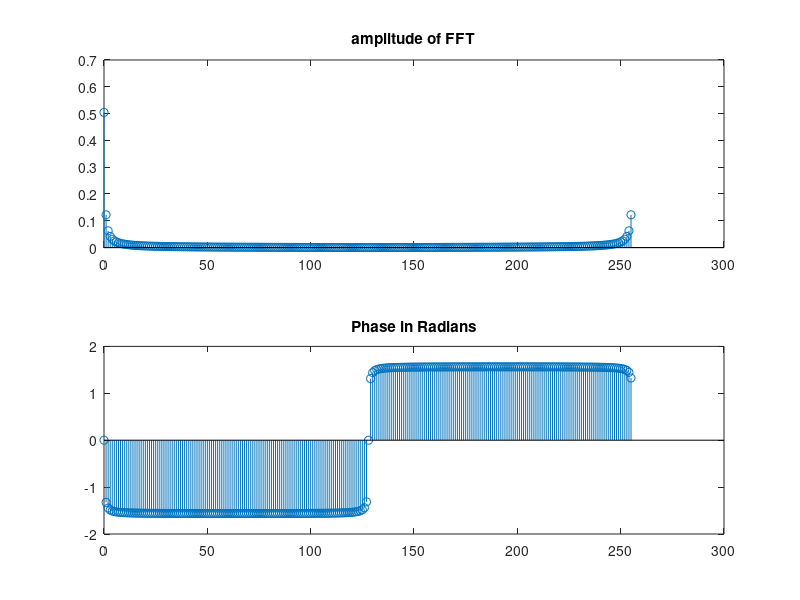
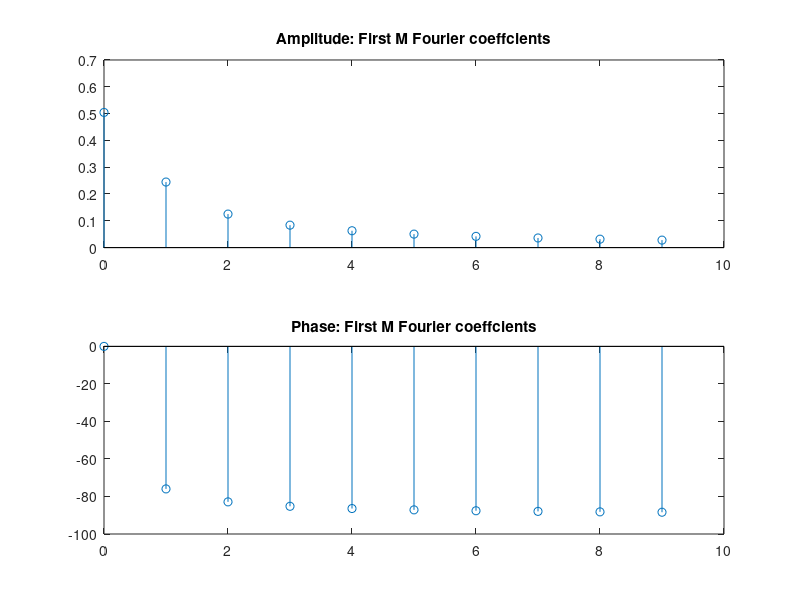
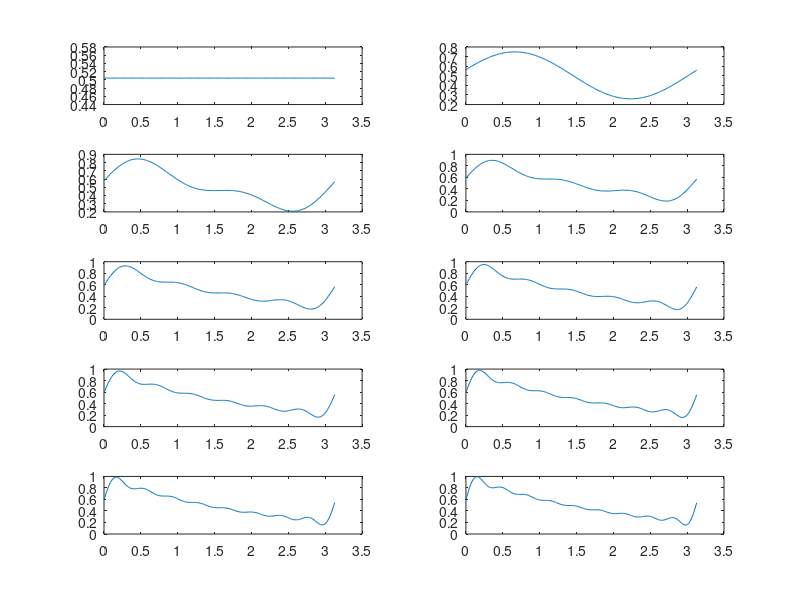

The MATLAB source for these figures, in order: (Note: this script raises an error after producing the figures.)
% Lab #2
% Exercise1 (c31.m)
% M is the number of coefficients to be computed

T0=pi;
N0=256;
T=T0/N0;
w0=2*pi/T0;

M=10;
t=0:T:T*(N0-1);t=t';

f=exp(-t/2);f(1)=0.604;
Dn=fft(f/N0)
[Dnangle,Dnmag]=cart2pol(real(Dn),imag(Dn));
k=0:length(Dn)-1;k=k';
figure(1)
subplot(211),stem(k,Dnmag);title('amplitude of FFT')
subplot(212), stem(k,Dnangle);title('Phase in Radians');

%Computation of trigonometric Fourier coefficients:

%c31;clg
C0=Dnmag(1); Cn=2*Dnmag(2:M);
Amplitudes=[C0;Cn]
theta0=Dnangle(1);theta=Dnangle(2:M);
Angles=Dnangle(1:M);
Angles=Angles*(180/pi);
disp('Amplitudes Angles')
[Amplitudes Angles]
k=0:length(Amplitudes)-1; k=k';
figure(2)
subplot(211),stem(k,Amplitudes);
title('Amplitude: First M Fourier coeffcients');
subplot(212), stem(k,Angles);
title('Phase: First M Fourier coeffcients');

%[Dnangle,Dnmag]=cart2pol(real(Dn),imag(Dn));
%Dn2=pol2cart(Dnangle,Dnmag);

f4=zeros(size(f));
f4=f4+C0;
figure,
subplot(5,2,1),plot(t,f4);
for ii=1:9 %length(Dnmag);
  f4=f4+Cn(ii)*cos(theta(ii)+ii*w0*t);
  subplot(5,2,ii+1),plot(t,f4);
end,



pause 


%%%%%%%%%%%%%%%%%%%%%%%%%%%%%%%%%%%%%%%%%%%%%%%%%%
% Using duplic 
%%%%%%%%%%%%%%%%%%%%%%%%%%%%%%%%%%%%%%%%%%%%%%%%%% 
M=10
Dn2=[Dn(1:M);zeros(size(Dn(M+1:N0)))];
Dn3=duplic(Dn2(1:N0/2));
f4=N0*ifft(Dn3);

figure(3)
subplot(211),plot(t,real(f4));
title('f(t) reconstructed with the first 10 coefficients');
subplot(212), plot(t,f-real(f4));
title('f(t)-f4(t)');

M=10
Dn2=[Dn(1:M);zeros(size(Dn(M+1:N0)))];
Dn2(1)=0;
Dn3=duplic(Dn2(1:N0/2));
f4=N0*ifft(Dn3);

figure(4)
subplot(211),plot(t,real(f4));
title('f(t) reconstructed with the first 10 coefficients except the first one');
subplot(212), plot(t,f-real(f4));
title('f(t)-f4(t)');
